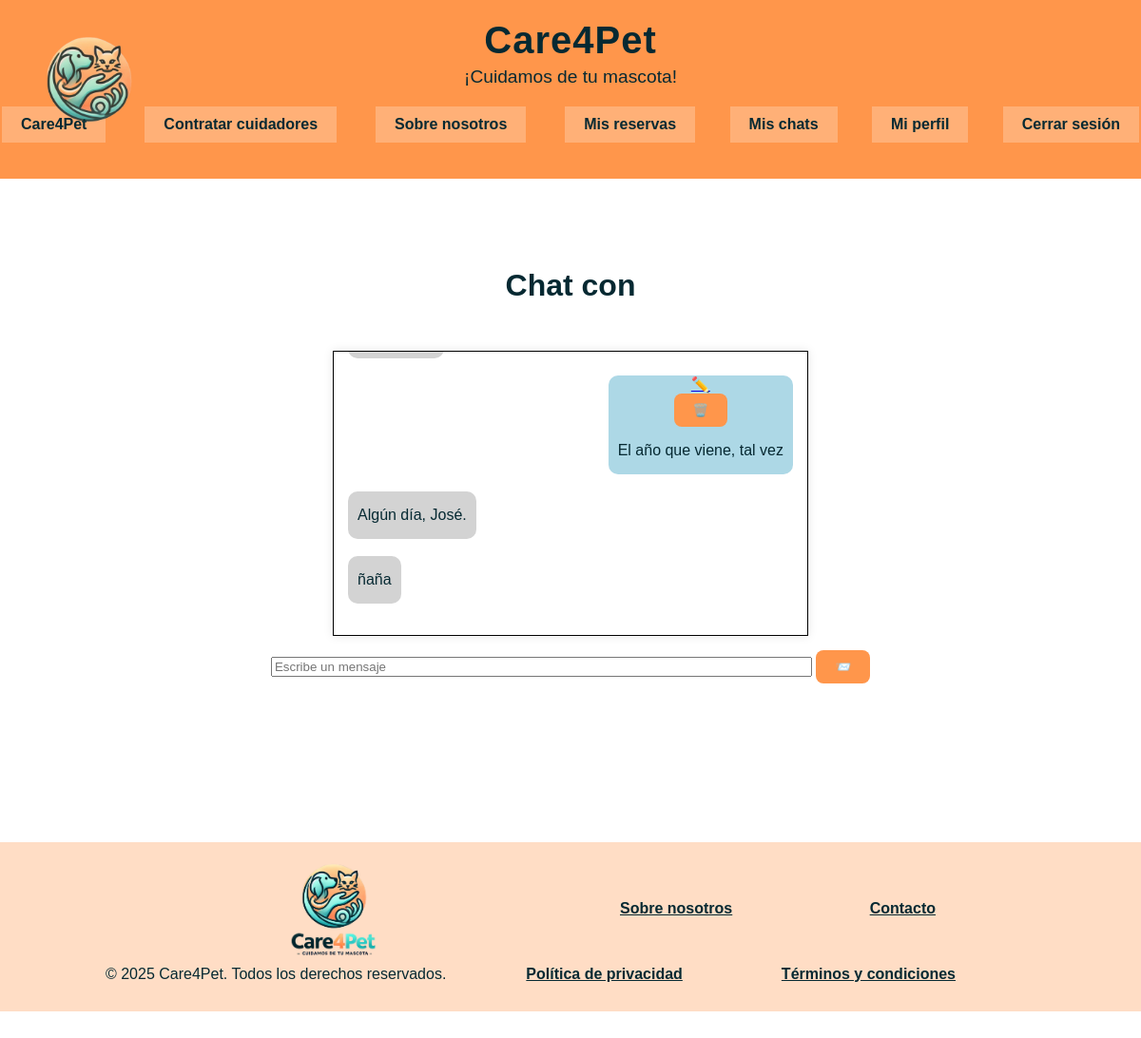
The app's page /chat_particular.php?idOtroUsuario=205753802 (signed in) with its own data.
### tables this page shows
CREATE TABLE `mensajes` (
  `idMensaje` bigint(20) UNSIGNED NOT NULL,
  `idUsuarioEmisor` bigint(20) UNSIGNED NOT NULL,
  `idUsuarioReceptor` bigint(20) UNSIGNED NOT NULL,
  `fecha` timestamp NOT NULL DEFAULT current_timestamp(),
  `mensaje` text NOT NULL
);

### includes/mysql/DatabaseConnection.php (called while the page is built, shortened)
<?php
    class DatabaseConnection {
        private static ?DatabaseConnection $instance = null;
        private ?mysqli $connection = null;
        private function __construct() {
            $this->connection = new mysqli(
                BD_HOST,
                BD_USER,
                BD_PASS,
                BD_NAME
            );
        }
        public static function getInstance() {
            if (self::$instance === null) {
                self::$instance = new DatabaseConnection();
            }
            return self::$instance;
        }
        public function getConnection() {
            return $this->connection;
        }
    }
?>

### includes/mysql/DAOs/DAOMensaje.php (called while the page is built, shortened)
<?php
    require_once __DIR__ . '/../DatabaseConnection.php';
    require_once __DIR__ . '/../../clases/Mensaje_t.php';
    class DAOMensaje {
        private static $DAOMensajeInstance = null;
        private $con;
        private function __construct() {
            $this->con = (DatabaseConnection::getInstance())->getConnection();
        }
        public static function getInstance() {
            if (null === self::$DAOMensajeInstance) {
                self::$DAOMensajeInstance = new DAOMensaje();
            }
            return self::$DAOMensajeInstance;
        }
        public function leerMensajesConversacion($idPrimerUsuario, $idSegundoUsuario) {
            $sentencia_sql = "SELECT * FROM mensajes
                WHERE
                    (idUsuarioEmisor = '$idPrimerUsuario' AND idUsuarioReceptor = '$idSegundoUsuario') OR
                    (idUsuarioEmisor = '$idSegundoUsuario' AND idUsuarioReceptor = '$idPrimerUsuario')
                ORDER BY fecha ASC";
            $consulta_resultado = $this->con->query($sentencia_sql);
            $mensajes = [];
            if ($consulta_resultado->num_rows > 0) {
                while ($valoresMensajeActual = $consulta_resultado->fetch_assoc()) {
                    $idMensaje = $valoresMensajeActual["idMensaje"];
                    $idUsuarioEmisor = $valoresMensajeActual["idUsuarioEmisor"];
                    $idUsuarioReceptor = $valoresMensajeActual["idUsuarioReceptor"];
                    $fecha = $valoresMensajeActual["fecha"];
                    $mensaje = $valoresMensajeActual["mensaje"];
                    $mensaje = new tMensaje(
                        $idUsuarioEmisor, $idUsuarioReceptor, $fecha, $mensaje, $idMensaje
                    );
                    $mensajes[] = $mensaje;
                }
            }
            return $mensajes;
        }
    }
?>

### includes/clases/Mensaje_t.php (called while the page is built, shortened)
<?php
    class tMensaje {
        public $id, $idMensaje, $idUsuarioEmisor, $idUsuarioReceptor, $fecha, $mensaje;
        public function __construct($idUsuarioEmisor, $idUsuarioReceptor, $fecha, $mensaje, $id = NULL) {
            if ($id == NULL) $this->id = rand();
            else $this->id = $id;
            $this->idUsuarioEmisor = $idUsuarioEmisor;
            $this->mensaje = $mensaje;
        }
        public function getId() { return $this->id; }
        public function getIdUsuarioEmisor() { return $this->idUsuarioEmisor; }
        public function getMensaje() { return $this->mensaje; }
    }
?>

### includes/vistas/helpers/utils.php (the view)
<?php
    require_once __DIR__ . '/../../FormularioBorrarMensaje.php';
    function cargarMensajes($idOtroUsuario, $nombreOtroUsuario) {
        $contenidoSeccionMensajes = '<div style="text-align:center">
            <div class="scroller-mensajes" id="scroller-mensajes">';
        $mensajesConversacion = (DAOMensaje::getInstance())->
        leerMensajesConversacion($_SESSION['id'], $idOtroUsuario);
        foreach($mensajesConversacion as $mensaje) {
            if ($mensaje->getIdUsuarioEmisor() == $_SESSION['id']) {
                $contenidoSeccionMensajes .=
                    '<div class="mensaje-propio">';
                $contenidoSeccionMensajes .= '<a href="editar_mensaje.php?idOtroUsuario=' . $idOtroUsuario .
                '&nombreOtroUsuario=' . $nombreOtroUsuario .
                '&idMensaje=' . $mensaje->getId() .
                '&textoMensajeOriginal=' . $mensaje->getMensaje() .
                '" title="Editar Mensaje">✏️</a>';
                $formularioBorrarMensaje = new FormularioBorrarMensaje(
                    $idOtroUsuario,
                    $nombreOtroUsuario,
                    $mensaje->getId()
                );
                $contenidoSeccionMensajes .= $htmlFormularioMensaje = $formularioBorrarMensaje->gestiona();
                $contenidoSeccionMensajes .=
                        '<p>' . $mensaje->getMensaje() . '</p>
                    </div><br>';
            }
            else {
                $contenidoSeccionMensajes .=
                    '<div class="mensaje-otro-usuario">
                        <p>' . $mensaje->getMensaje() . '</p>
                    </div><br>';
            }
        }
        $contenidoSeccionMensajes .= '</div></div>';
        $contenidoSeccionMensajes .= '
            <script>
                window.onload = function() {
                    var scroller = document.getElementById(\'scroller-mensajes\');
                    scroller.scrollTop = scroller.scrollHeight;
                };
            </script>';
        return $contenidoSeccionMensajes;
    }
?>

### includes/FormularioBorrarMensaje.php (shortened to what this page needs)
<?php
    require_once __DIR__ . '/mysql/DatabaseConnection.php';
    require_once __DIR__ . '/Formulario.php';
    class FormularioBorrarMensaje extends Formulario {
        private $idOtroUsuario, $nombreOtroUsuario, $idMensaje;
        public function __construct($idOtroUsuario, $nombreOtroUsuario, $idMensaje) {
            $this->idOtroUsuario = $idOtroUsuario;
            $this->nombreOtroUsuario = $nombreOtroUsuario;
        }
        protected function generaCamposFormulario(&$datos) {
            $htmlErroresGlobales = self::generaListaErroresGlobales($this->errores);
            return <<<EOS
                $htmlErroresGlobales
                    <div>
                        <button type="submit" name="borrarMensaje" title="Borrar Mensaje">🗑️</button>
                        <input type="hidden" name="idOtroUsuario" value="$this->idOtroUsuario">
                        <input type="hidden" name="nombreOtroUsuario" value="$this->nombreOtroUsuario">
                    </div>
            EOS;
        }
    }
?>

### records on screen
mensajes: mensaje "El año que viene, tal vez"
mensajes: mensaje "Algún día, José."
mensajes: mensaje "ñaña"
